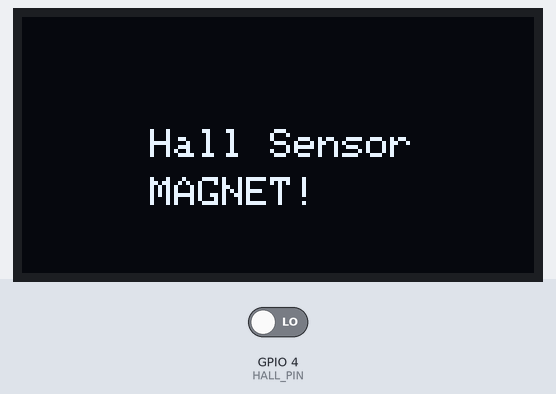
This sketch was run on a simulated ESP32. On the bench: 128×64 one-colour display. Inputs (shaded band) come from the test bench; at power-on: GPIO 4 (HALL_PIN) LOW. What the sketch prints to the serial monitor is not drawn.

Above: at 2.2 s.
2.3 s: GPIO 4 (HALL_PIN) driven HIGH
At 3.3 s:
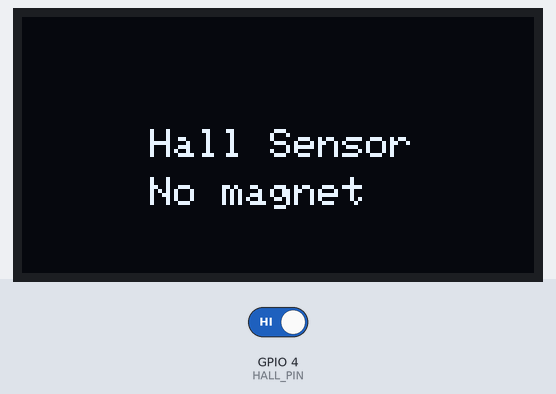
3.8 s: GPIO 4 (HALL_PIN) driven LOW
At 4.8 s:
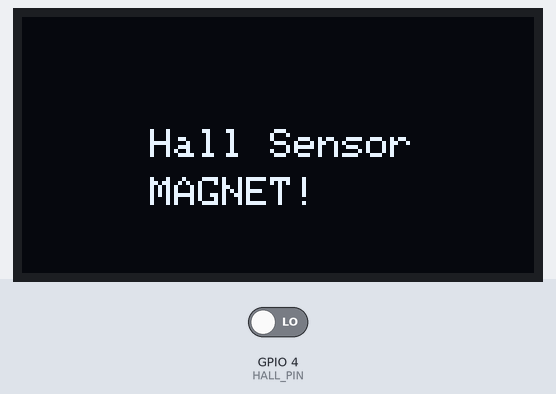
Timing chart, 0 to 6.8 s (numbered marks = the images above; inputs shaded):
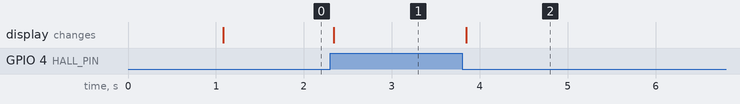

Measured:
- after the input at 2.3 s, the display: changes at once (image 1)
- after the input at 3.8 s, the display: changes after 0.05 s (image 2)

The sketch:

hall_sensor_test.ino
```cpp
#include <Wire.h>
#include <Adafruit_GFX.h>
#include <Adafruit_SSD1306.h>

// OLED configuration (same as stepper script)
#define SCREEN_WIDTH 128
#define SCREEN_HEIGHT 64
#define OLED_SDA 5
#define OLED_SCL 6

Adafruit_SSD1306 display(SCREEN_WIDTH, SCREEN_HEIGHT, &Wire, -1);

// Hall sensor pin
#define HALL_PIN 4

void setup() {
    Serial.begin(115200);

    // Hall sensor input (module has pull-up, output goes LOW when magnet detected)
    pinMode(HALL_PIN, INPUT);

    // Initialize I2C for OLED
    Wire.begin(OLED_SDA, OLED_SCL);

    // Initialize OLED
    if (!display.begin(SSD1306_SWITCHCAPVCC, 0x3C)) {
        Serial.println("SSD1306 allocation failed");
    }

    display.clearDisplay();
    display.setTextSize(2);
    display.setTextColor(SSD1306_WHITE);
    display.setCursor(0, 0);
    display.println("Hall Test");
    display.display();
    delay(1000);

    Serial.println("Hall sensor ready!");
}

void loop() {
    // A3144 is active LOW - outputs LOW when magnet is near
    bool magnetDetected = (digitalRead(HALL_PIN) == LOW);

    display.clearDisplay();
    display.setTextSize(1);
    display.setTextColor(SSD1306_WHITE);

    display.setCursor(32, 28);
    display.println("Hall Sensor");

    display.setCursor(32, 40);
    if (magnetDetected) {
        display.println("MAGNET!");
    } else {
        display.println("No magnet");
    }

    display.display();

    // Also print to serial
    Serial.println(magnetDetected ? "Magnet detected" : "No magnet");

    delay(100);
}
```
